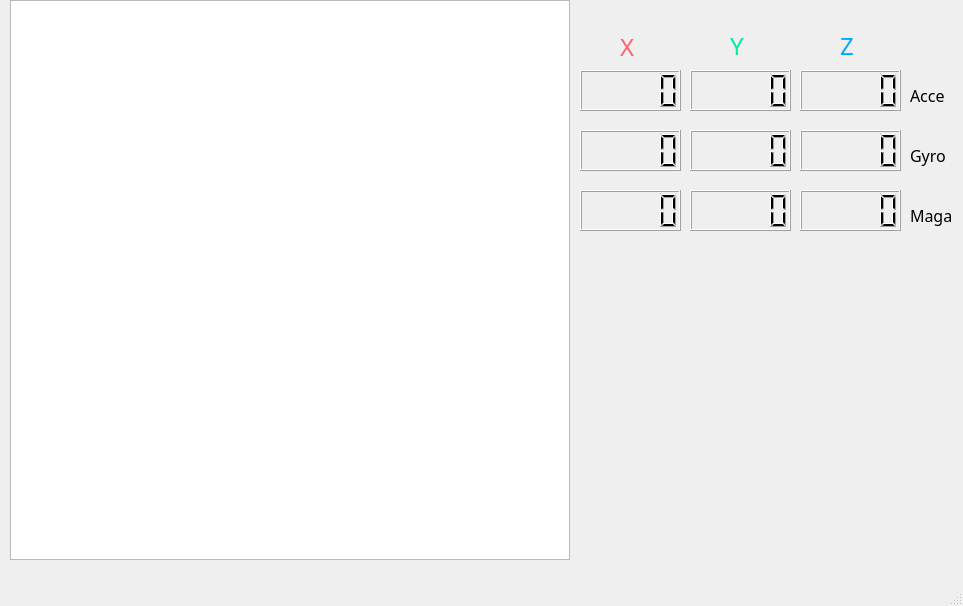
<?xml version="1.0" encoding="UTF-8"?>
<ui version="4.0">
 <class>MainWindow</class>
 <widget class="QMainWindow" name="MainWindow">
  <property name="geometry">
   <rect>
    <x>0</x>
    <y>0</y>
    <width>963</width>
    <height>606</height>
   </rect>
  </property>
  <property name="windowTitle">
   <string>MainWindow</string>
  </property>
  <widget class="QWidget" name="centralwidget">
   <widget class="QGraphicsView" name="graphicsView">
    <property name="geometry">
     <rect>
      <x>10</x>
      <y>0</y>
      <width>560</width>
      <height>560</height>
     </rect>
    </property>
   </widget>
   <widget class="QLCDNumber" name="lcdNumber">
    <property name="geometry">
     <rect>
      <x>580</x>
      <y>70</y>
      <width>101</width>
      <height>41</height>
     </rect>
    </property>
   </widget>
   <widget class="QLCDNumber" name="lcdNumber_2">
    <property name="geometry">
     <rect>
      <x>690</x>
      <y>70</y>
      <width>101</width>
      <height>41</height>
     </rect>
    </property>
   </widget>
   <widget class="QLCDNumber" name="lcdNumber_3">
    <property name="geometry">
     <rect>
      <x>800</x>
      <y>70</y>
      <width>101</width>
      <height>41</height>
     </rect>
    </property>
   </widget>
   <widget class="QLCDNumber" name="lcdNumber_4">
    <property name="geometry">
     <rect>
      <x>690</x>
      <y>130</y>
      <width>101</width>
      <height>41</height>
     </rect>
    </property>
   </widget>
   <widget class="QLCDNumber" name="lcdNumber_5">
    <property name="geometry">
     <rect>
      <x>800</x>
      <y>130</y>
      <width>101</width>
      <height>41</height>
     </rect>
    </property>
   </widget>
   <widget class="QLCDNumber" name="lcdNumber_6">
    <property name="geometry">
     <rect>
      <x>580</x>
      <y>130</y>
      <width>101</width>
      <height>41</height>
     </rect>
    </property>
   </widget>
   <widget class="QLCDNumber" name="lcdNumber_7">
    <property name="geometry">
     <rect>
      <x>690</x>
      <y>190</y>
      <width>101</width>
      <height>41</height>
     </rect>
    </property>
   </widget>
   <widget class="QLCDNumber" name="lcdNumber_8">
    <property name="geometry">
     <rect>
      <x>800</x>
      <y>190</y>
      <width>101</width>
      <height>41</height>
     </rect>
    </property>
   </widget>
   <widget class="QLCDNumber" name="lcdNumber_9">
    <property name="geometry">
     <rect>
      <x>580</x>
      <y>190</y>
      <width>101</width>
      <height>41</height>
     </rect>
    </property>
   </widget>
   <widget class="QLabel" name="label">
    <property name="geometry">
     <rect>
      <x>620</x>
      <y>30</y>
      <width>31</width>
      <height>31</height>
     </rect>
    </property>
    <property name="font">
     <font>
      <family>Microsoft YaHei</family>
      <pointsize>18</pointsize>
     </font>
    </property>
    <property name="styleSheet">
     <string notr="true">color: rgb(255, 99, 109);</string>
    </property>
    <property name="text">
     <string>X</string>
    </property>
    <property name="textFormat">
     <enum>Qt::RichText</enum>
    </property>
   </widget>
   <widget class="QLabel" name="label_2">
    <property name="geometry">
     <rect>
      <x>730</x>
      <y>30</y>
      <width>31</width>
      <height>31</height>
     </rect>
    </property>
    <property name="font">
     <font>
      <family>Microsoft YaHei</family>
      <pointsize>18</pointsize>
     </font>
    </property>
    <property name="styleSheet">
     <string notr="true">color: rgb(0, 235, 172);</string>
    </property>
    <property name="text">
     <string>Y</string>
    </property>
    <property name="textFormat">
     <enum>Qt::AutoText</enum>
    </property>
   </widget>
   <widget class="QLabel" name="label_3">
    <property name="geometry">
     <rect>
      <x>840</x>
      <y>30</y>
      <width>31</width>
      <height>31</height>
     </rect>
    </property>
    <property name="font">
     <font>
      <family>Microsoft YaHei</family>
      <pointsize>18</pointsize>
     </font>
    </property>
    <property name="styleSheet">
     <string notr="true">color: rgb(0, 170, 255);</string>
    </property>
    <property name="text">
     <string>Z</string>
    </property>
    <property name="textFormat">
     <enum>Qt::AutoText</enum>
    </property>
   </widget>
   <widget class="QLabel" name="label_4">
    <property name="geometry">
     <rect>
      <x>910</x>
      <y>80</y>
      <width>41</width>
      <height>31</height>
     </rect>
    </property>
    <property name="font">
     <font>
      <family>Microsoft YaHei</family>
      <pointsize>12</pointsize>
     </font>
    </property>
    <property name="text">
     <string>Acce</string>
    </property>
   </widget>
   <widget class="QLabel" name="label_5">
    <property name="geometry">
     <rect>
      <x>910</x>
      <y>200</y>
      <width>51</width>
      <height>31</height>
     </rect>
    </property>
    <property name="font">
     <font>
      <family>Microsoft YaHei</family>
      <pointsize>12</pointsize>
     </font>
    </property>
    <property name="text">
     <string>Maga</string>
    </property>
   </widget>
   <widget class="QLabel" name="label_6">
    <property name="geometry">
     <rect>
      <x>910</x>
      <y>140</y>
      <width>41</width>
      <height>31</height>
     </rect>
    </property>
    <property name="font">
     <font>
      <family>Microsoft YaHei</family>
      <pointsize>12</pointsize>
     </font>
    </property>
    <property name="text">
     <string>Gyro</string>
    </property>
   </widget>
  </widget>
  <widget class="QMenuBar" name="menubar">
   <property name="geometry">
    <rect>
     <x>0</x>
     <y>0</y>
     <width>963</width>
     <height>23</height>
    </rect>
   </property>
  </widget>
  <widget class="QStatusBar" name="statusbar"/>
 </widget>
 <resources/>
 <connections/>
</ui>
